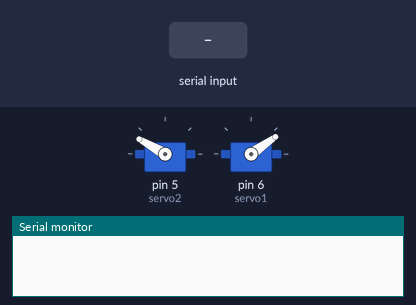
The sketch below on a simulated Arduino Uno, built with avr-gcc and run on an emulated ATmega328P. On the bench: 2 × servo, the last lines printed to the serial monitor. The inputs (shaded band) are chosen by the test bench.

Above: at 1.2 s.
1.3 s: "90,45\n" received over Serial
At 3.0 s:
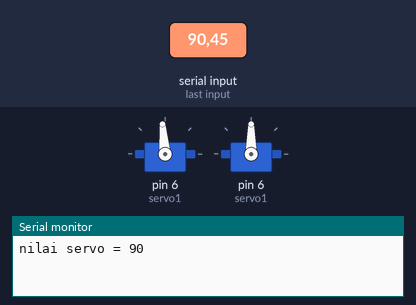
4.2 s: "30,150\n" received over Serial
At 5.35 s:
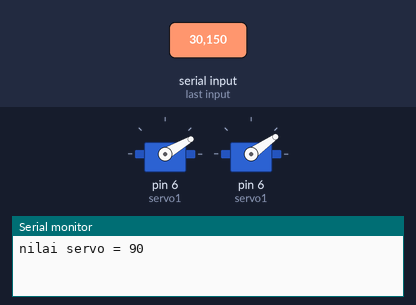
6.9 s: "5\n" received over Serial
At 8.05 s:
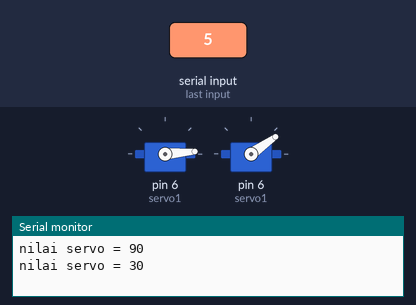
9.6 s: "200\n" received over Serial
Timing chart, 0 to 13.3 s (numbered marks = the images above; inputs shaded):
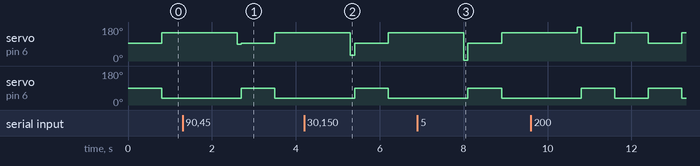

Measured:
- by itself, servo on pin 6 (servo1): alternates 90° for 0.80 s and 35° for 0.80 s

The sketch:

servo.ino
```cpp
int i = 0;
int b;
#include <Servo.h>
//int trig_pin = D2;
//int echo_pin = D3;
//
int pos;
//int duration = 0;
//int distance = 0;
Servo servo1;
Servo servo2;
Servo servo3;
Servo servo4;
int  s1 = 5; //susu
int  s2 = 6; //kopi
int  s3 = 11; //gula
//const int led = 6;
//int pin = 2;
void setup() {

  Serial.begin(9600);
  // pinMode(pin,INPUT);
  //
  //  pinMode(trig_pin, OUTPUT);
  //  pinMode(echo_pin, INPUT);
  //  digitalWrite(trig_pin, LOW);
//  servo1.attach(s3);
//  servo1.write(30);
  servo2.attach(5);
  servo1.attach(6);

  //pinMode(led,OUTPUT);

}

void loop() {

  //kiri
  //buka 70, tutup 180

  //kanan
  //buka  0, 80
  //  Serial.println(digitalRead(pin));
  if (Serial.available() > 0) {
    String a = Serial.readString();
    b = a.toInt();
    //  servo.write(b);
    servo2.attach(6);
    servo2.write(b);
    delay(100);
    Serial.print("nilai servo = ");
    Serial.println(b);
  }

  //  digitalWrite(led,HIGH);
  //  delay(500);
  //    digitalWrite(led,LOW);
  //  delay(500);

//for(pos = 90; pos>= 40; pos -=1){
//    servo1.attach(6);
//      servo1.write(pos); //servo maju
//  delay(15);
//
//  }
//
//  for(pos = 40; pos <= 90; pos +=1){
//    servo1.attach(pos);
//  delay(15);
//
//  }


//  kanan
//  servo1.attach(6);
//majuuuu
  servo1.write(90); //servo maju
  servo2.write(95); //servo maju
//  servo2.attach(5);

  //kiri
  delay(800);

//    servo1.attach(6);
//nutup
  //balek
  servo1.write(35); //servo nutup
    servo2.write(150); //servo
//  servo2.attach(5);

  delay(800);


  ////////////////////////servo gelas/////////////////////////
  //
  //    servo1.attach(6);
  //  servo1.write(86); //servo maju
  //  delay(700);
  //      servo1.attach(6);
  //  servo1.write(65); //servo nutup
  //  delay(700);
  //  ////////////////////////servo gelas////////////////////////


  /////////////////servo aduk////////////////
  //              delay(500);
  //          servo3.attach(5);
  //          servo3.write(120); //servo ke bawah
  //          delay(5000);
  //          servo3.attach(5);
  //          servo3.write(70); //servo keatas
  //           delay(1000);
  //         servo3.attach(5);
  //          servo3.write(50); //servo keatas
  //           delay(1000);
  //          servo3.attach(5);
  //          servo3.write(0); //servo keatas
  //          delay(700);
  //////////////////servo aduk
  //


  //servo kopi
  //    servo3.attach(10);
  //    servo3.write(10); // ke atas
  //    delay(300);
  //    servo3.attach(10);
  //    servo3.write(150); //ke bawah
  //    delay(300);
  //   // servo kopi
  //   }

  //    //servo susu
  //        servo4.attach(9);
  //      servo4.write(180); // ke bawah
  //      delay(200);
  //      servo4.attach(9);
  //      servo4.write(90); // ke atas
  //      delay(200);
  //      //servo susu

  //
  // digitalWrite(trig_pin, HIGH);
  //delayMicroseconds(1000);
  //  digitalWrite(trig_pin, LOW);
  //  duration = pulseIn(echo_pin , HIGH);
  //  distance = (duration/2) / 29.1 ;
  //  Serial.print(distance);
  //  Serial.println(" cm");
  //
  //
  //  if(distance > 3 and distance <20){
  //     servo2.attach(D4);
  //     servo2.write(0);
  //     delay(1000);
  //
  //    }else{
  //       servo2.attach(D4);
  //       servo2.write(180);
  //      }
  int b = 10;
  int c = 90;

  //Servo servo1;
  //Servo servo2;
  //Servo servo3;
  //
  //  s1 = 9; gula
  //int  s2 = 10; kopi
  //int  s3 = 11; susu

  //tengah/s3 tutup 70, buka 140
  // 1 kanan dan kiri buka 30 tutup 70
  //  servo1.attach(s1);
  //  servo1.write(140); //susu buka
  //   servo2.attach(s2);
  //  servo2.write(b);
  //
  //   servo1.attach(s1); //gula
  //  servo1.write(30);
  //  delay(200);
  //    servo1.attach(s1);
  //  servo1.write(65); //ssusu tutup
  //   servo2.attach(s2);
  //  servo2.write(c);
  //   servo1.attach(s1); //gula
  //  servo1.write(120);
  //  delay(200);
  ////buka 30, tutup 70
  //if(Serial.available()>0){
  //  String a = Serial.readString();
  //  int b = a.toInt();
  ////  servo.write(b);
  //  servo3.attach(s3);
  //  servo3.write(b);
  ////   servo2.attach(s2);
  ////  servo2.write(b);
  ////   servo3.attach(s3);
  ////  servo3.write(b);
  //  delay(500);
  //  Serial.print("nilai servo = ");
  //  Serial.println(b);
  //  }
}
```
